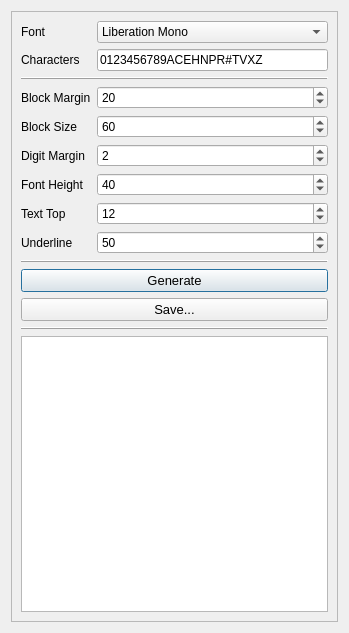
<?xml version="1.0" encoding="UTF-8"?>
<ui version="4.0">
 <class>window</class>
 <widget class="QWidget" name="window">
  <property name="geometry">
   <rect>
    <x>0</x>
    <y>0</y>
    <width>289</width>
    <height>633</height>
   </rect>
  </property>
  <property name="windowTitle">
   <string>PatternGen</string>
  </property>
  <layout class="QVBoxLayout" name="verticalLayout">
   <item>
    <widget class="QFrame" name="frame">
     <property name="frameShape">
      <enum>QFrame::StyledPanel</enum>
     </property>
     <property name="frameShadow">
      <enum>QFrame::Raised</enum>
     </property>
     <layout class="QVBoxLayout" name="verticalLayout_3">
      <item>
       <layout class="QGridLayout" name="gridLayout">
        <item row="8" column="1" colspan="2">
         <widget class="QSpinBox" name="spinBox_underline">
          <property name="sizePolicy">
           <sizepolicy hsizetype="Minimum" vsizetype="Fixed">
            <horstretch>0</horstretch>
            <verstretch>0</verstretch>
           </sizepolicy>
          </property>
          <property name="frame">
           <bool>true</bool>
          </property>
          <property name="buttonSymbols">
           <enum>QAbstractSpinBox::UpDownArrows</enum>
          </property>
          <property name="prefix">
           <string/>
          </property>
          <property name="maximum">
           <number>999</number>
          </property>
          <property name="value">
           <number>50</number>
          </property>
         </widget>
        </item>
        <item row="7" column="1" colspan="2">
         <widget class="QSpinBox" name="spinBox_text_top">
          <property name="sizePolicy">
           <sizepolicy hsizetype="Minimum" vsizetype="Fixed">
            <horstretch>0</horstretch>
            <verstretch>0</verstretch>
           </sizepolicy>
          </property>
          <property name="frame">
           <bool>true</bool>
          </property>
          <property name="buttonSymbols">
           <enum>QAbstractSpinBox::UpDownArrows</enum>
          </property>
          <property name="prefix">
           <string/>
          </property>
          <property name="maximum">
           <number>999</number>
          </property>
          <property name="value">
           <number>12</number>
          </property>
         </widget>
        </item>
        <item row="7" column="0">
         <widget class="QLabel" name="label_text_top">
          <property name="sizePolicy">
           <sizepolicy hsizetype="Maximum" vsizetype="Preferred">
            <horstretch>0</horstretch>
            <verstretch>0</verstretch>
           </sizepolicy>
          </property>
          <property name="text">
           <string>Text Top</string>
          </property>
         </widget>
        </item>
        <item row="5" column="0">
         <widget class="QLabel" name="label_digit_margin">
          <property name="sizePolicy">
           <sizepolicy hsizetype="Maximum" vsizetype="Preferred">
            <horstretch>0</horstretch>
            <verstretch>0</verstretch>
           </sizepolicy>
          </property>
          <property name="text">
           <string>Digit Margin</string>
          </property>
         </widget>
        </item>
        <item row="6" column="0">
         <widget class="QLabel" name="label_font_height">
          <property name="sizePolicy">
           <sizepolicy hsizetype="Maximum" vsizetype="Preferred">
            <horstretch>0</horstretch>
            <verstretch>0</verstretch>
           </sizepolicy>
          </property>
          <property name="text">
           <string>Font Height</string>
          </property>
         </widget>
        </item>
        <item row="8" column="0">
         <widget class="QLabel" name="label_underline">
          <property name="sizePolicy">
           <sizepolicy hsizetype="Maximum" vsizetype="Preferred">
            <horstretch>0</horstretch>
            <verstretch>0</verstretch>
           </sizepolicy>
          </property>
          <property name="text">
           <string>Underline</string>
          </property>
         </widget>
        </item>
        <item row="1" column="0" alignment="Qt::AlignLeft">
         <widget class="QLabel" name="label_character">
          <property name="sizePolicy">
           <sizepolicy hsizetype="Maximum" vsizetype="Preferred">
            <horstretch>0</horstretch>
            <verstretch>0</verstretch>
           </sizepolicy>
          </property>
          <property name="text">
           <string>Characters</string>
          </property>
         </widget>
        </item>
        <item row="3" column="1" colspan="2">
         <widget class="QSpinBox" name="spinBox_block_margin">
          <property name="sizePolicy">
           <sizepolicy hsizetype="Minimum" vsizetype="Fixed">
            <horstretch>0</horstretch>
            <verstretch>0</verstretch>
           </sizepolicy>
          </property>
          <property name="frame">
           <bool>true</bool>
          </property>
          <property name="buttonSymbols">
           <enum>QAbstractSpinBox::UpDownArrows</enum>
          </property>
          <property name="prefix">
           <string/>
          </property>
          <property name="maximum">
           <number>999</number>
          </property>
          <property name="value">
           <number>20</number>
          </property>
         </widget>
        </item>
        <item row="4" column="1" colspan="2">
         <widget class="QSpinBox" name="spinBox_block_size">
          <property name="sizePolicy">
           <sizepolicy hsizetype="Minimum" vsizetype="Fixed">
            <horstretch>0</horstretch>
            <verstretch>0</verstretch>
           </sizepolicy>
          </property>
          <property name="frame">
           <bool>true</bool>
          </property>
          <property name="buttonSymbols">
           <enum>QAbstractSpinBox::UpDownArrows</enum>
          </property>
          <property name="prefix">
           <string/>
          </property>
          <property name="maximum">
           <number>999</number>
          </property>
          <property name="value">
           <number>60</number>
          </property>
         </widget>
        </item>
        <item row="5" column="1" colspan="2">
         <widget class="QSpinBox" name="spinBox_digit_margin">
          <property name="sizePolicy">
           <sizepolicy hsizetype="Minimum" vsizetype="Fixed">
            <horstretch>0</horstretch>
            <verstretch>0</verstretch>
           </sizepolicy>
          </property>
          <property name="frame">
           <bool>true</bool>
          </property>
          <property name="buttonSymbols">
           <enum>QAbstractSpinBox::UpDownArrows</enum>
          </property>
          <property name="prefix">
           <string/>
          </property>
          <property name="maximum">
           <number>999</number>
          </property>
          <property name="value">
           <number>2</number>
          </property>
         </widget>
        </item>
        <item row="6" column="1" colspan="2">
         <widget class="QSpinBox" name="spinBox_font_height">
          <property name="sizePolicy">
           <sizepolicy hsizetype="Minimum" vsizetype="Fixed">
            <horstretch>0</horstretch>
            <verstretch>0</verstretch>
           </sizepolicy>
          </property>
          <property name="frame">
           <bool>true</bool>
          </property>
          <property name="buttonSymbols">
           <enum>QAbstractSpinBox::UpDownArrows</enum>
          </property>
          <property name="prefix">
           <string/>
          </property>
          <property name="maximum">
           <number>999</number>
          </property>
          <property name="value">
           <number>40</number>
          </property>
         </widget>
        </item>
        <item row="1" column="1" colspan="2">
         <widget class="QLineEdit" name="lineEdit_characters">
          <property name="sizePolicy">
           <sizepolicy hsizetype="Minimum" vsizetype="Fixed">
            <horstretch>0</horstretch>
            <verstretch>0</verstretch>
           </sizepolicy>
          </property>
          <property name="toolTip">
           <string/>
          </property>
          <property name="text">
           <string>0123456789ACEHNPR#TVXZ</string>
          </property>
         </widget>
        </item>
        <item row="4" column="0">
         <widget class="QLabel" name="label_block_size">
          <property name="sizePolicy">
           <sizepolicy hsizetype="Maximum" vsizetype="Preferred">
            <horstretch>0</horstretch>
            <verstretch>0</verstretch>
           </sizepolicy>
          </property>
          <property name="text">
           <string>Block Size</string>
          </property>
         </widget>
        </item>
        <item row="3" column="0">
         <widget class="QLabel" name="label_block_margin">
          <property name="sizePolicy">
           <sizepolicy hsizetype="Maximum" vsizetype="Preferred">
            <horstretch>0</horstretch>
            <verstretch>0</verstretch>
           </sizepolicy>
          </property>
          <property name="text">
           <string>Block Margin</string>
          </property>
         </widget>
        </item>
        <item row="10" column="0" colspan="3">
         <widget class="QPushButton" name="B_generate">
          <property name="font">
           <font>
            <pointsize>10</pointsize>
            <weight>50</weight>
            <bold>false</bold>
           </font>
          </property>
          <property name="text">
           <string>Generate</string>
          </property>
          <property name="default">
           <bool>true</bool>
          </property>
          <property name="flat">
           <bool>false</bool>
          </property>
         </widget>
        </item>
        <item row="11" column="0" colspan="3">
         <widget class="QPushButton" name="pushButton">
          <property name="font">
           <font>
            <pointsize>10</pointsize>
            <weight>50</weight>
            <bold>false</bold>
           </font>
          </property>
          <property name="text">
           <string>Save...</string>
          </property>
          <property name="default">
           <bool>false</bool>
          </property>
          <property name="flat">
           <bool>false</bool>
          </property>
         </widget>
        </item>
        <item row="0" column="0">
         <widget class="QLabel" name="label_font">
          <property name="sizePolicy">
           <sizepolicy hsizetype="Maximum" vsizetype="Preferred">
            <horstretch>0</horstretch>
            <verstretch>0</verstretch>
           </sizepolicy>
          </property>
          <property name="text">
           <string>Font</string>
          </property>
         </widget>
        </item>
        <item row="0" column="1" colspan="2">
         <widget class="QFontComboBox" name="fontComboBox">
          <property name="editable">
           <bool>false</bool>
          </property>
          <property name="currentText">
           <string>Consolas</string>
          </property>
          <property name="currentFont">
           <font>
            <family>Consolas</family>
            <weight>75</weight>
            <bold>true</bold>
           </font>
          </property>
         </widget>
        </item>
        <item row="2" column="0" colspan="3">
         <widget class="Line" name="line">
          <property name="frameShadow">
           <enum>QFrame::Raised</enum>
          </property>
          <property name="lineWidth">
           <number>1</number>
          </property>
          <property name="orientation">
           <enum>Qt::Horizontal</enum>
          </property>
         </widget>
        </item>
        <item row="9" column="0" colspan="3">
         <widget class="Line" name="line_2">
          <property name="frameShadow">
           <enum>QFrame::Raised</enum>
          </property>
          <property name="orientation">
           <enum>Qt::Horizontal</enum>
          </property>
         </widget>
        </item>
       </layout>
      </item>
      <item>
       <widget class="Line" name="line_3">
        <property name="frameShadow">
         <enum>QFrame::Raised</enum>
        </property>
        <property name="orientation">
         <enum>Qt::Horizontal</enum>
        </property>
       </widget>
      </item>
      <item>
       <widget class="QGraphicsView" name="graphicsView"/>
      </item>
     </layout>
    </widget>
   </item>
  </layout>
 </widget>
 <resources/>
 <connections/>
</ui>
